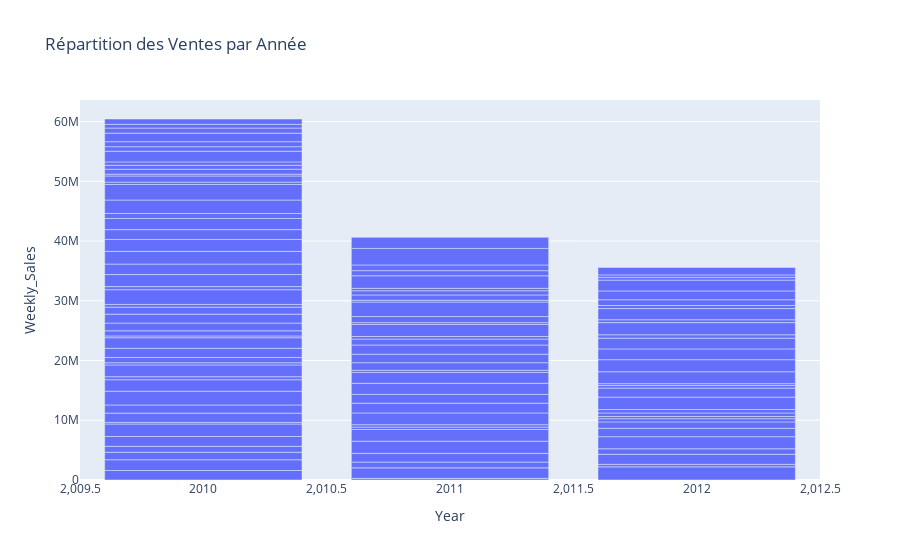
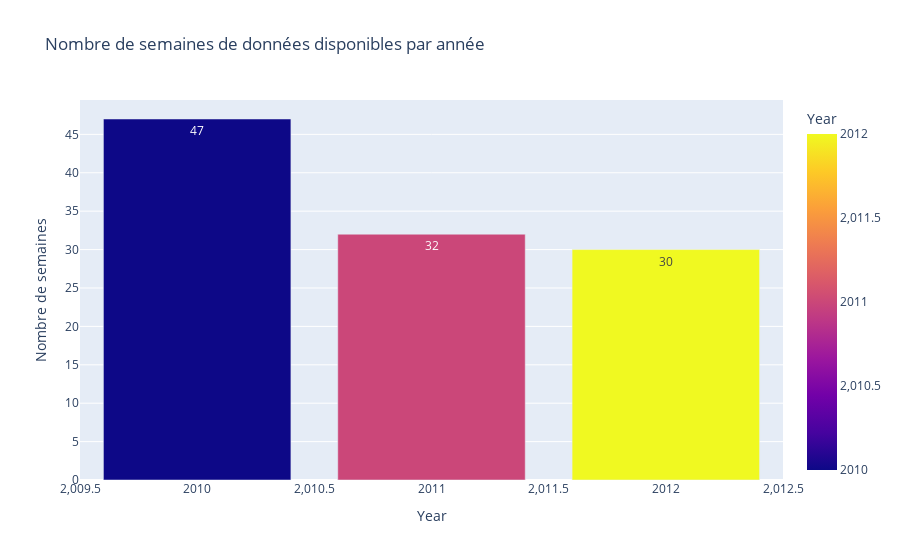

Notebook source saved alongside these figures, in order:
### Code cell
# Analyse jeu de données
# Ventes par année
df_year=df.sort_values(by='Year')
fig = px.bar(df_year, x = 'Year', y = 'Weekly_Sales', title='Répartition des Ventes par Année')
fig.show()

# Analyse du jeu de données par année 
nb_semaines_par_année = df['Year'].value_counts().reset_index() 
# Renommer les colonnes 
nb_semaines_par_année.columns = ['Year', 'Nombre de semaines'] 

fig=px.bar(
    nb_semaines_par_année, 
    x='Year', 
    y='Nombre de semaines', 
    title='Nombre de semaines de données disponibles par année', 
    text='Nombre de semaines',
    color='Year' 
    ) 
fig.show()
# Le graphique 1 montre une évolution du CA par année, mais cette lecture est faussée par le graphique 2 : 
# les années 2011 et 2012 ont moins de semaines de données. Le CA total est donc sous-estimé et ne reflète pas 
# la performance réelle des magasins, mais la quantité de données disponibles.

### Figure 1 — Plotly figure (JSON) as saved in the notebook; plotly's stock layout.template omitted (floating-point values rounded to 4 significant figures)
{"data": [{"alignmentgroup": "True", "hovertemplate": "Year=%{x}<br>Weekly_Sales=%{y}<extra></extra>", "legendgroup": "", "marker": {"color": "#636efa", "pattern": {"shape": ""}}, "name": "", "offsetgroup": "", "orientation": "v", "showlegend": false, "textposition": "auto", "type": "bar", "x": [2010, 2010, 2010, 2010, 2010, 2010, 2010, 2010, 2010, 2010, 2010, 2010, 2010, 2010, 2010, 2010, 2010, 2010, 2010, 2010, 2010, 2010, 2010, 2010, 2010, 2010, 2010, 2010, 2010, 2010, 2010, 2010, 2010, 2010, 2010, 2010, 2010, 2010, 2010, 2010, 2010, 2010, 2010, 2010, 2010, 2010, 2010, 2011, 2011, 2011, 2011, 2011, 2011, 2011, 2011, 2011, 2011, 2011, 2011, 2011, 2011, 2011, 2011, 2011, 2011, 2011, 2011, 2011, 2011, 2011, 2011, 2011, 2011, 2011, 2011, 2011, 2011, 2011, 2011, 2012, 2012, 2012, 2012, 2012, 2012, 2012, 2012, 2012, 2012, 2012, 2012, 2012, 2012, 2012, 2012, 2012, 2012, 2012, 2012, 2012, 2012, 2012, 2012, 2012, 2012, 2012, 2012, 2012, 2012, null, null, null, null, null, null, null, null, null, null, null, null, null, null, null, null], "xaxis": "x", "y": [1588000.0, 1800000.0, 1256000.0, 994800.0, 1642000.0, 2096000.0, 268900.0, 1549000.0, 1366000.0, 2303000.0, 1917000.0, 509300.0, 1973000.0, 364100.0, 888800.0, 1532000.0, 1768000.0, 298700.0, 860300.0, 1296000.0, 1494000.0, 1166000.0, 461600.0, 2461000.0, 519800.0, 2018000.0, 1757000.0, 2124000.0, 1997000.0, 1644000.0, 1858000.0, 845300.0, 2249000.0, 2601000.0, 397000.0, 1030000.0, 301800.0, 829200.0, 660800.0, 561100.0, 1790000.0, 757700.0, 836700.0, 1427000.0, 855500.0, 614300.0, 903100.0, 275100.0, 1758000.0, 964300.0, 1466000.0, 2036000.0, 1954000.0, 398800.0, 403300.0, 1970000.0, 1639000.0, 1467000.0, 1865000.0, 1808000.0, 365200.0, 1267000.0, 1420000.0, 1539000.0, 988200.0, 435400.0, 2008000.0, 311900.0, 1021000.0, 2433000.0, 290900.0, 895100.0, 695400.0, 414100.0, 2096000.0, 856800.0, 955900.0, 2771000.0, 1847000.0, 2204000.0, 424500.0, 1677000.0, 919900.0, 2026000.0, 1405000.0, 1074079, 532700.0, 367400.0, 597900.0, 570600.0, 2077000.0, 1508000.0, 432000.0, 313400.0, 1990000.0, 2021000.0, 1806000.0, 1800000.0, 563500.0, 2035000.0, 485100.0, 1862000.0, 526500.0, 961200.0, 1468000.0, 1812000.0, 457300.0, 419500.0, 1255000.0, 1244000.0, 418900.0, 1205000.0, 1853000.0, 1662000.0, 359200.0, 1570000.0, 607500.0, 986900.0, 2046000.0, 1798000.0, 1047000.0, 384200.0, 1087000.0, 1048000.0, 1832000.0], "yaxis": "y"}], "layout": {"barmode": "relative", "legend": {"tracegroupgap": 0}, "title": {"text": "Répartition des Ventes par Année"}, "xaxis": {"anchor": "y", "domain": [0, 1], "title": {"text": "Year"}}, "yaxis": {"anchor": "x", "domain": [0, 1], "title": {"text": "Weekly_Sales"}}}}

### Figure 2 — Plotly figure (JSON) as saved in the notebook; plotly's stock layout.template omitted (floating-point values rounded to 4 significant figures)
{"data": [{"alignmentgroup": "True", "hovertemplate": "Year=%{marker.color}<br>Nombre de semaines=%{text}<extra></extra>", "legendgroup": "", "marker": {"color": [2010, 2011, 2012], "coloraxis": "coloraxis", "pattern": {"shape": ""}}, "name": "", "offsetgroup": "", "orientation": "v", "showlegend": false, "text": [47, 32, 30], "textposition": "auto", "type": "bar", "x": [2010, 2011, 2012], "xaxis": "x", "y": [47, 32, 30], "yaxis": "y"}], "layout": {"barmode": "relative", "coloraxis": {"colorbar": {"title": {"text": "Year"}}, "colorscale": [[0, "#0d0887"], [0.1111, "#46039f"], [0.2222, "#7201a8"], [0.3333, "#9c179e"], [0.4444, "#bd3786"], [0.5556, "#d8576b"], [0.6667, "#ed7953"], [0.7778, "#fb9f3a"], [0.8889, "#fdca26"], [1, "#f0f921"]]}, "legend": {"tracegroupgap": 0}, "title": {"text": "Nombre de semaines de données disponibles par année"}, "xaxis": {"anchor": "y", "domain": [0, 1], "title": {"text": "Year"}}, "yaxis": {"anchor": "x", "domain": [0, 1], "title": {"text": "Nombre de semaines"}}}}
